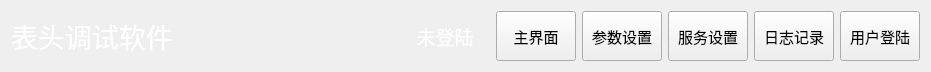
<?xml version="1.0" encoding="UTF-8"?>
<ui version="4.0">
 <class>NavBarWid</class>
 <widget class="QWidget" name="NavBarWid">
  <property name="geometry">
   <rect>
    <x>0</x>
    <y>0</y>
    <width>931</width>
    <height>72</height>
   </rect>
  </property>
  <property name="windowTitle">
   <string>Form</string>
  </property>
  <layout class="QGridLayout" name="gridLayout">
   <item row="0" column="1">
    <spacer name="horizontalSpacer">
     <property name="orientation">
      <enum>Qt::Horizontal</enum>
     </property>
     <property name="sizeHint" stdset="0">
      <size>
       <width>52</width>
       <height>20</height>
      </size>
     </property>
    </spacer>
   </item>
   <item row="0" column="6">
    <widget class="QPushButton" name="logBtn">
     <property name="maximumSize">
      <size>
       <width>200</width>
       <height>50</height>
      </size>
     </property>
     <property name="font">
      <font>
       <family>微软雅黑</family>
       <pointsize>11</pointsize>
      </font>
     </property>
     <property name="text">
      <string>日志记录</string>
     </property>
    </widget>
   </item>
   <item row="0" column="7">
    <widget class="QPushButton" name="loginBtn">
     <property name="maximumSize">
      <size>
       <width>200</width>
       <height>50</height>
      </size>
     </property>
     <property name="font">
      <font>
       <family>微软雅黑</family>
       <pointsize>11</pointsize>
      </font>
     </property>
     <property name="text">
      <string>用户登陆</string>
     </property>
    </widget>
   </item>
   <item row="0" column="3">
    <widget class="QPushButton" name="homeBtn">
     <property name="maximumSize">
      <size>
       <width>200</width>
       <height>50</height>
      </size>
     </property>
     <property name="font">
      <font>
       <family>微软雅黑</family>
       <pointsize>11</pointsize>
      </font>
     </property>
     <property name="text">
      <string>主界面</string>
     </property>
    </widget>
   </item>
   <item row="0" column="4">
    <widget class="QPushButton" name="dataBtn">
     <property name="maximumSize">
      <size>
       <width>200</width>
       <height>50</height>
      </size>
     </property>
     <property name="font">
      <font>
       <family>微软雅黑</family>
       <pointsize>11</pointsize>
      </font>
     </property>
     <property name="text">
      <string>参数设置</string>
     </property>
    </widget>
   </item>
   <item row="0" column="0">
    <widget class="QLabel" name="label">
     <property name="font">
      <font>
       <family>微软雅黑</family>
       <pointsize>20</pointsize>
      </font>
     </property>
     <property name="styleSheet">
      <string notr="true">color: rgb(255, 255, 255);</string>
     </property>
     <property name="text">
      <string>表头调试软件</string>
     </property>
    </widget>
   </item>
   <item row="0" column="5">
    <widget class="QPushButton" name="setBtn">
     <property name="maximumSize">
      <size>
       <width>200</width>
       <height>50</height>
      </size>
     </property>
     <property name="font">
      <font>
       <family>微软雅黑</family>
       <pointsize>11</pointsize>
      </font>
     </property>
     <property name="text">
      <string>服务设置</string>
     </property>
    </widget>
   </item>
   <item row="0" column="2">
    <widget class="QLabel" name="userLab">
     <property name="minimumSize">
      <size>
       <width>90</width>
       <height>0</height>
      </size>
     </property>
     <property name="font">
      <font>
       <family>微软雅黑</family>
       <pointsize>14</pointsize>
      </font>
     </property>
     <property name="contextMenuPolicy">
      <enum>Qt::PreventContextMenu</enum>
     </property>
     <property name="styleSheet">
      <string notr="true">color: rgb(255, 255, 255);</string>
     </property>
     <property name="text">
      <string>未登陆</string>
     </property>
     <property name="alignment">
      <set>Qt::AlignCenter</set>
     </property>
    </widget>
   </item>
  </layout>
 </widget>
 <resources/>
 <connections/>
</ui>
